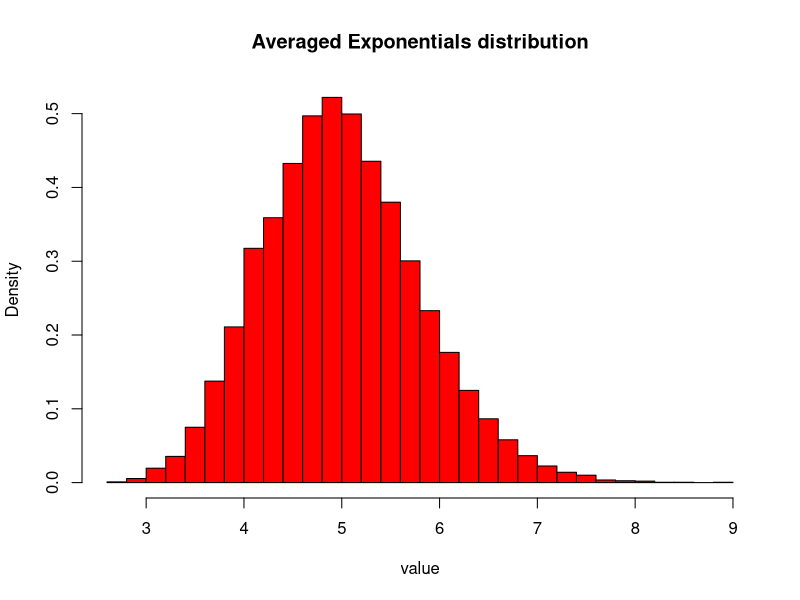
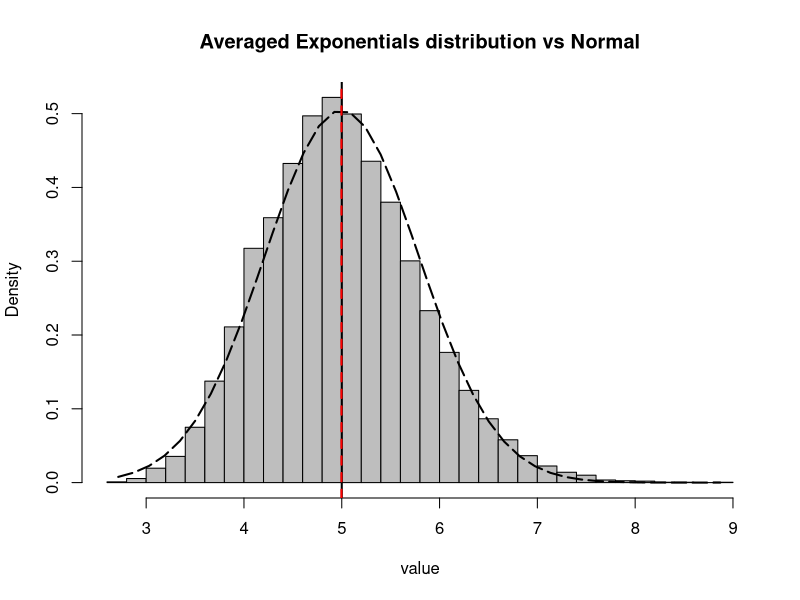
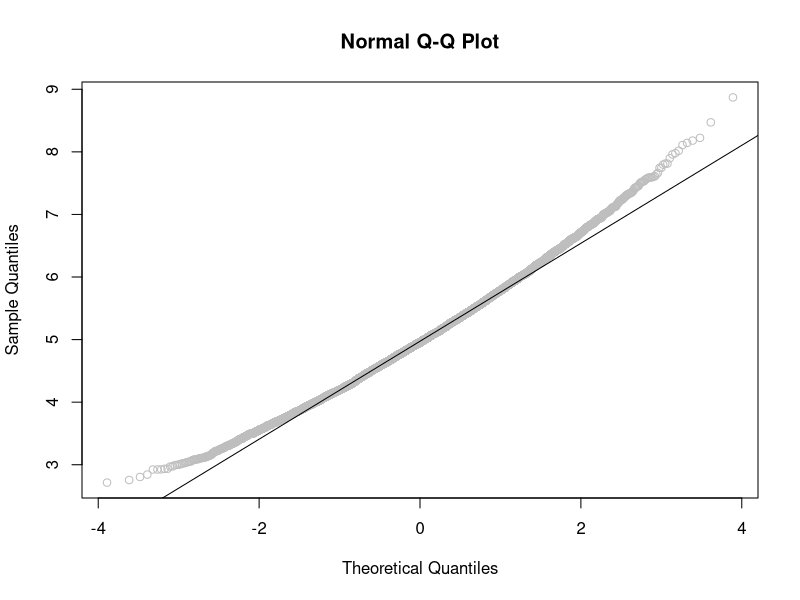

Recreate these plots in R, in order.
## ---- chunk 1
knitr::opts_chunk$set(echo = TRUE)
## ---- chunk 2
set.seed(42)
lambda=0.2
m=40
n=10000
## ---- chunk 3
avg_exps <- replicate(n, mean(rexp(m, lambda)))
hist(avg_exps, breaks=m, col='red', xlab='value', 
     main="Averaged Exponentials distribution", freq=FALSE)
## ---- chunk 4
simulated.mean <- mean(avg_exps)
expected.mean <- 1/lambda
## ---- chunk 5
simulated.var <- var(avg_exps)
expected.var <- (1/lambda)^2/m
## ---- chunk 6
rx <- range(avg_exps)
x <- seq(rx[1], rx[2], length=m)
y <- dnorm(x, mean=expected.mean, sd=sqrt(expected.var))
hist(avg_exps,breaks=m,freq=FALSE,col="grey",xlab="value",
     main="Averaged Exponentials distribution vs Normal")
lines(x, y, pch=22, col="black", lty=5, lwd=2)
# plots the expected mean in a solid black line
abline(v = expected.mean, col = "black", lwd=2)
# plots the populaton mean in a dashed red line
abline(v = simulated.mean, col = "red", lty=2,lwd=2)
## ---- chunk 7
qqnorm(avg_exps, main="Normal Q-Q Plot", xlab="Theoretical Quantiles", 
       ylab="Sample Quantiles", col="grey")
qqline(avg_exps, col="black")
